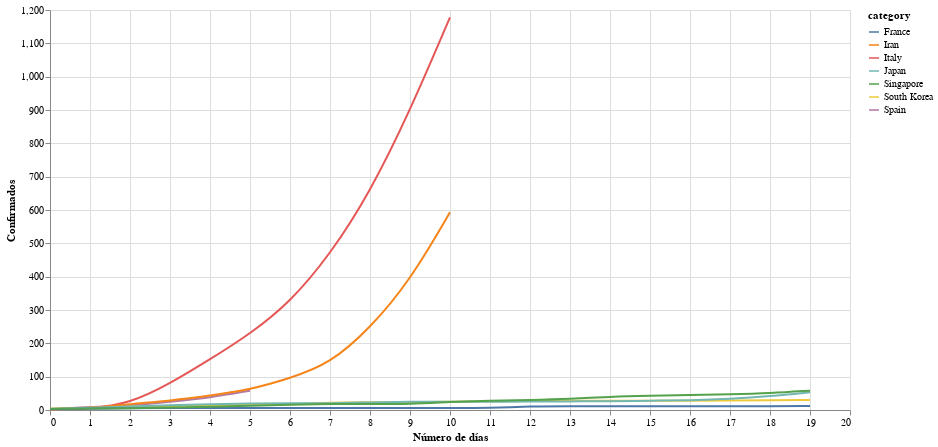

The cell this chart's notebook holds for it:
### Markdown cell above
### a 20 días

### Code cell
# collapse
# get data
response = requests.get('https://docs.google.com/spreadsheet/ccc?key=1Z7VQ5xlf3BaTx_LBBblsW4hLoGYWnZyog3jqsS9Dbgc&output=csv&gid=0')
assert response.status_code == 200, 'Wrong status code'
data = response.content
df = pd.read_csv(BytesIO(data))
df = df[df.columns[2:]][1:65].T.reset_index(drop=True)
col_names = df.iloc[0]
col_names[1] = 'Fecha'
df.columns = col_names
df = df.drop(df.index[0])
df['Fecha'] = pd.to_datetime(df['Fecha'], utc=True)
df = df.set_index('Fecha')
df = df.applymap(lambda a: str(a).replace(',',''))
df = df.apply(pd.to_numeric, errors='coerce')
keep = ['Spain', 'Italy', 'South Korea', 'Iran', 'Japan', 'France', 'Singapore']
df = df[keep]

# align data
aligned_data = {}
plus_days = 20
plus_spain = 6
plus_iran = 11
plus_italy = 11

aligned_data['Spain'] = np.array(df['Spain'][42:42+plus_spain])
aligned_data['Italy'] = np.array(df['Italy'][37:37+plus_italy])
aligned_data['South Korea'] = np.array(df['South Korea'][16:16+plus_days])
aligned_data['Iran'] = np.array(df['Iran'][37:37+plus_iran])
aligned_data['Japan'] = np.array(df['Japan'][14:14+plus_days])
aligned_data['France'] = np.array(df['France'][14:14+plus_days])
aligned_data['Singapore'] = np.array(df['Singapore'][12:12+plus_days])
df_aligned = pd.DataFrame(dict([(k,pd.Series(v)) for k,v in aligned_data.items() ]))
df = df_aligned

# plot
source = df.reset_index().melt('index', var_name='category', value_name='Confirmados')
source.index = list(source.index)
source.index = source.index.astype(int)
selection = alt.selection_multi(fields=['category'], bind='legend')

alt.Chart(source).mark_line(interpolate='basis').encode(
    alt.X('index:Q', axis=alt.Axis(tickRound=True), title='Número de días'),
    alt.Y('Confirmados:Q'),
    alt.Color('category:N'),
    opacity=alt.condition(selection, alt.value(1), alt.value(0.2))
).properties(
    width=800, height=400
).add_selection(
    selection
)

### Figure 1 — Vega-Lite specification as saved in the notebook (floating-point values rounded to 4 significant figures; data arrays with more than 128 entries replaced by an {"elided": "..."} marker saying what was removed)
{"config": {"view": {"continuousWidth": 400, "continuousHeight": 300}}, "data": {"name": "data-b8211e9afdbb7388713eb8f312fa2f23"}, "mark": {"type": "line", "interpolate": "basis"}, "encoding": {"color": {"type": "nominal", "field": "category"}, "opacity": {"condition": {"value": 1, "selection": "selector022"}, "value": 0.2}, "x": {"type": "quantitative", "axis": {"tickRound": true}, "field": "index", "title": "Número de días"}, "y": {"type": "quantitative", "field": "Confirmados"}}, "height": 400, "selection": {"selector022": {"type": "multi", "fields": ["category"], "bind": "legend"}}, "width": 800, "$schema": "https://vega.github.io/schema/vega-lite/v4.0.2.json", "datasets": {"data-b8211e9afdbb7388713eb8f312fa2f23": {"elided": "140 records"}}}
